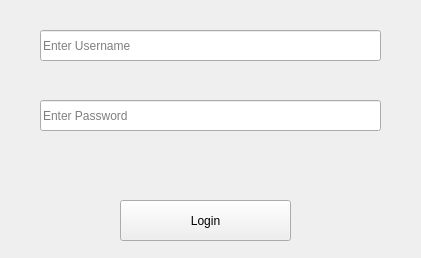
<?xml version="1.0" encoding="UTF-8"?>
<ui version="4.0">
 <class>Form</class>
 <widget class="QWidget" name="Form">
  <property name="geometry">
   <rect>
    <x>0</x>
    <y>0</y>
    <width>421</width>
    <height>258</height>
   </rect>
  </property>
  <property name="windowTitle">
   <string>Form</string>
  </property>
  <widget class="QPushButton" name="pushButton">
   <property name="geometry">
    <rect>
     <x>120</x>
     <y>200</y>
     <width>171</width>
     <height>41</height>
    </rect>
   </property>
   <property name="text">
    <string>Login</string>
   </property>
  </widget>
  <widget class="QLineEdit" name="lineEdit">
   <property name="geometry">
    <rect>
     <x>40</x>
     <y>30</y>
     <width>341</width>
     <height>31</height>
    </rect>
   </property>
   <property name="placeholderText">
    <string>Enter Username</string>
   </property>
  </widget>
  <widget class="QLineEdit" name="lineEdit_2">
   <property name="geometry">
    <rect>
     <x>40</x>
     <y>100</y>
     <width>341</width>
     <height>31</height>
    </rect>
   </property>
   <property name="echoMode">
    <enum>QLineEdit::Password</enum>
   </property>
   <property name="placeholderText">
    <string>Enter Password</string>
   </property>
  </widget>
  <widget class="QLabel" name="label">
   <property name="geometry">
    <rect>
     <x>60</x>
     <y>150</y>
     <width>301</width>
     <height>21</height>
    </rect>
   </property>
   <property name="text">
    <string/>
   </property>
  </widget>
 </widget>
 <resources/>
 <connections/>
</ui>
